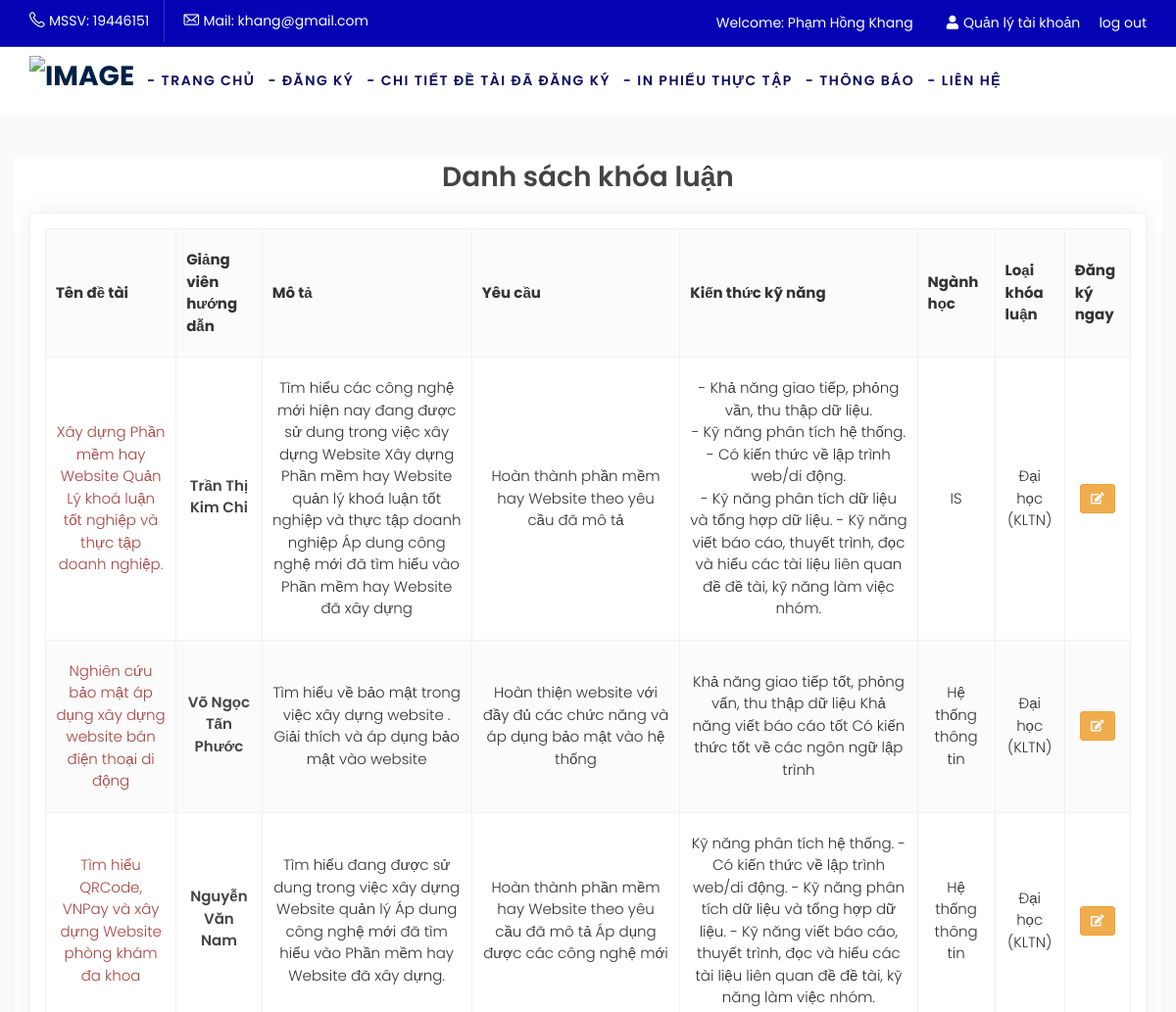
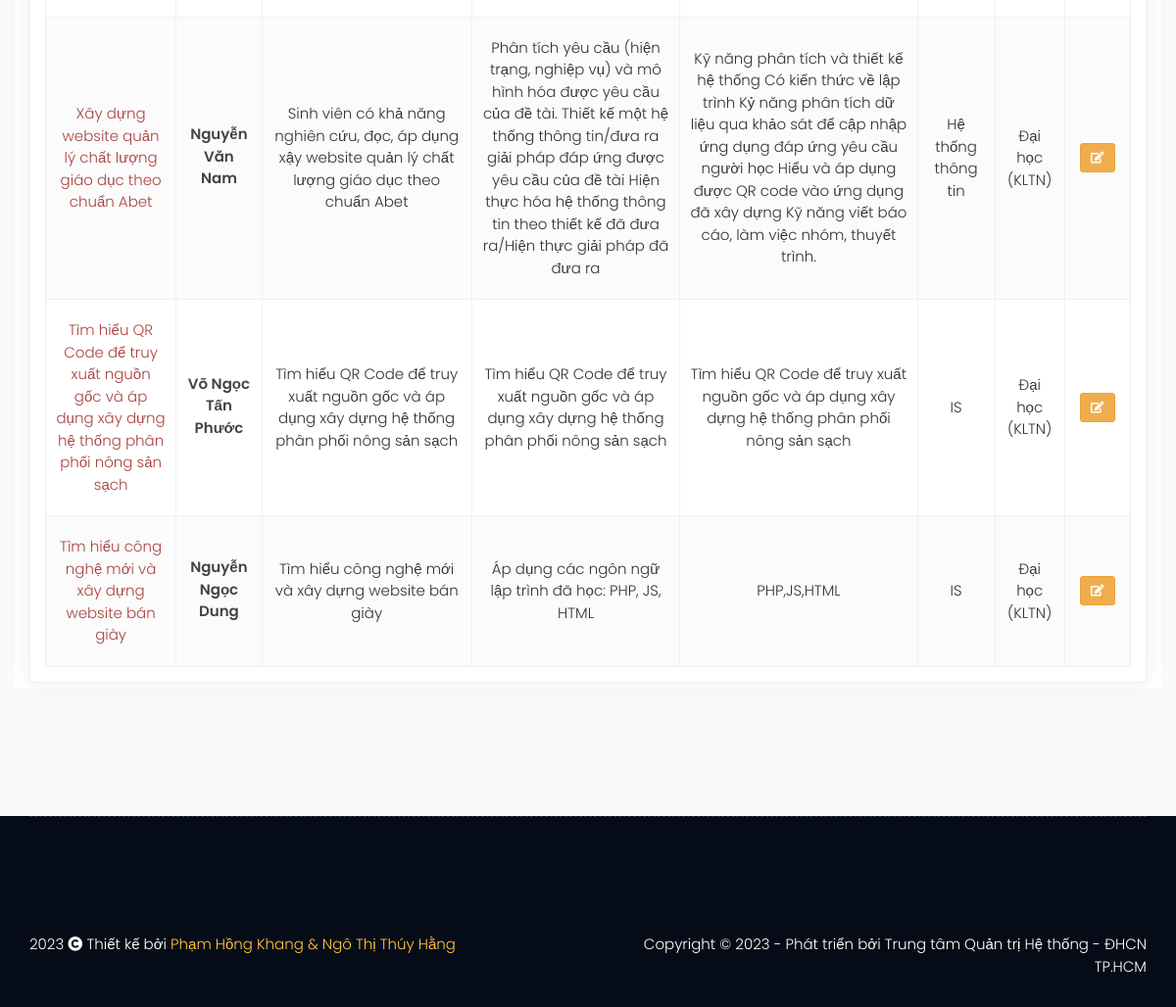
/index.php?option=registertopic (signed in), run on the app's committed database (2 pictures, top to bottom).
### tables this page shows
CREATE TABLE `thesistopic` (
  `ID` int NOT NULL,
  `Name` varchar(1000) DEFAULT NULL,
  `Instructors` varchar(200) DEFAULT NULL,
  `InstructorsID` int DEFAULT NULL,
  `Subject` varchar(220) DEFAULT NULL,
  `SubjectID` int DEFAULT NULL,
  `ThesisTopicType` varchar(220) DEFAULT NULL,
  `Description` varchar(1000) DEFAULT NULL,
  `Requirement` varchar(1000) NOT NULL,
  `SkillKnowledge` varchar(1000) NOT NULL,
  `ThesisTopicTypeID` int DEFAULT NULL,
  `Status` int DEFAULT NULL,
  `SupervisingTeacher` varchar(220) DEFAULT NULL,
  `SupervisingTeacherID` int DEFAULT NULL
);

### system/load.php (called while the page is built, shortened)
<?php
function loadComponent($page=true)
{
	$pathView='views/';
	if($page==true)
	{
		$pathView.='pages/';
		if(isset($_REQUEST['option']))
		{
			$pathView.=$_REQUEST['option'];
			if($_REQUEST['option']=='cart')
			{
				if(isset($_REQUEST['cat']))
				{
					$pathView.='-'.$_REQUEST['cat'].'.php';
				}
				else
				{
					$pathView.='.php';
				}
			}
			else
			{
				if(isset($_REQUEST['id']))
				{
					$pathView.='-detail.php';
				}
				else
				{
					if(isset($_REQUEST['cat']))
					{
						$pathView.='-category.php';
					}
					else
					{
						$pathView.='.php';
					}
				}
			}
		}
		else
		{
			$pathView.='home.php';
		}
	}
	require_once($pathView);
}
function loadModel($name)
{
	$model = ucfirst(strtolower($name));
	$pathView ='models/'.$model.'.php';
	return new $model;
}
?>

### index.php (called while the page is built, shortened)
<?php
require_once('system/Database.php');
require_once('system/load.php');
loadComponent();
 ?>

### system/Database.php (called while the page is built, shortened)
<?php
 class Database extends config
 {
 	function __construct()
 	{
 		$this->conn = mysqli_connect($this->DB_SERVER,$this->DB_USERNAME,$this->DB_PASSWORD,$this->DB_NAME);
 		mysqli_set_charset($this->conn,"utf8");
 	}
 	function TableName($name)
 	{
 		return $this->dbprefix.$name;
 	}
 	function QueryAll($sql)
 	{
 		$result=mysqli_query($this->conn, $sql);
 		$a=array();
 		while($row=mysqli_fetch_assoc($result))
 		{
 			$a[]=$row;
 		}
 		return $a;
 	}
 }
  ?>

### models/U_thesistopic.php (called while the page is built, shortened)
<?php
class u_thesistopic extends Database
{
	function __construct()
	{
		$this->table = $this->tablename('thesistopic');
	}
	function thesistopic_list($page='index')
	{
		if($page=='index')
		{
			$sql="SELECT * FROM $this->table WHERE ID != 0 AND Status = 1 AND ThesisTopicTypeID = 1 ORDER BY ID ASC";
		}
		else
		{
			$sql="SELECT * FROM $this->table WHERE Status = 2 AND ThesisTopicTypeID = 1";
		}
		return $this->QueryAll($sql);
	}
}
?>

### views/pages/registertopic.php (the view, shortened to what this page needs)
<?php
require_once('views/header.php');
require_once ('system/load.php');
require_once ('system/Database.php');
$category = loadModel('u_thesistopic');
$list=$category->thesistopic_list();
?>
<section class="flight-destinations">
	<div class="container bg-white">
		<div class="row">
			<div class="account-info-wrapper">
				<h2 style="text-align:center;">Danh sách khóa luận</h2>
			</div>
			<div class="col-md-12 col-sm-12">
				<div class="flight-table">
					<table>
						<thead>
							<tr>
								<th>Tên đề tài</th>
								<th>Giảng viên hướng dẫn</th>
								<th>Mô tả</th>
								<th>Yêu cầu</th>
								<th>Kiến thức kỹ năng</th>
								<th>Ngành học</th>
								<th>Loại khóa luận</th>
								<th>Đăng ký ngay</th>
							</tr>
						</thead>
						<tbody>
							<?php foreach($list as $row):?>
								<?php $id=$row['ID']; ?>
								<tr>
									<td class="text-center text-danger"><?php echo $row['Name']  ?></td>
									<td class="text-center"><h6><?php echo $row['Instructors']  ?></td>
										<td class="text-center"><?php echo $row['Description']  ?></td>
										<td class="text-center"><?php echo $row['Requirement']  ?></td>
										<td class="text-center"><?php echo $row['SkillKnowledge']  ?></td>
										<td class="text-center"><?php echo $row['Subject']  ?></td>
										<td class="text-center"><?php echo substr($row['ThesisTopicType'],0,30); ?></td></td>
										<td class="text-center">
											<a class="btn btn-sm btn-warning" href="index.php?option=thesistopic&cat=update&id=<?php echo $id; ?>" > <i class="text-white fas fa-edit"></i> </a>
										</td>
									</tr>
								<?php endforeach; ?>
							</tbody>
						</table>
					</div>
				</div>
			</div>
		</div>
	</section>
	<?php require_once('views/footer.php');  ?>

### public/Client/css/flight.css (style rules this page uses)
* { margin: 0; padding: 0; border: 0; outline: 0; font-size: 100%; background: transparent; box-sizing: border-box; }
header, nav, section, article, aside, footer { display: block; }
* { margin: 0; padding: 0; }
body { margin: 0; padding: 0; font-size: 15px; background:#fff; font-family: 'Poppins', sans-serif; line-height: 1.5; color: #333; font-weight: 300; }
h1,h2,h3,h4,h5,h6 { font-weight: 600; margin-bottom: 15px; color: #444444; margin-top: 0; line-height: 1.5; font-family: 'Poppins', sans-serif; }
h2 { font-size: 28px; }
h6 { font-size: 14px; }
a { color: #002147; transition: all ease-in-out 0.3s; }
section { padding: 80px 0 0px; }
table { border-collapse: collapse; width: 100%; }
thead { background: #fbfbfb; }
td, th { border: 1px solid #f1f1f1; text-align: left; padding:15px 10px; }
tr:nth-child(even) { background-color: #fbfbfb; }
.bg-white { background: #fff!important; }
section.flight-destinations { padding-bottom: 80px; }
.flight-table, .flight-head { border: 1px solid #f1f1f1; box-shadow: 0px 0px 20px #cccccc57; margin-bottom: 30px; padding: 15px; display: inline-block; width: 100%; }
.flight-table:last-child { margin: 0; }
.flight-table td, .flight-table th { padding: 20px 10px; }
.flight-table h6 { margin-bottom: 3px; }

### public/Client/css/cssNganLuong.css (style rules this page uses)
h5, h6 { font-size: 1em; }

### data on the page
thesistopic: Name "Xây dựng Phần mềm hay Website Quản Lý khoá luận tốt nghiệp và thực tập doanh nghiệp.", Instructors "Trần Thị Kim Chi", Description "Tìm hiểu các công nghệ mới hiện nay đang được sử dung trong việc xây dựng Website Xây dựng Phần mềm hay Website quản lý khoá luận tốt nghiệp và thực tập doanh nghiệp Áp dung công nghệ mới đã tìm hiểu vào Phần mềm hay Website đã xây dựng", Requirement "Hoàn thành phần mềm hay Website theo yêu cầu đã mô tả", SkillKnowledge "- Khả năng giao tiếp, phỏng vần, thu thập dữ liệu. - Kỹ năng phân tích hệ thống. - Có kiến thức về lập trình web/di động. - Kỹ năng phân tích dữ liệu và tổng hợp dữ liệu. - Kỹ năng viết báo cáo, thuyết trình, đọc và hiểu các tài liệu liên quan đề đề tài, kỹ năng làm việc nhóm.", Subject "IS", ThesisTopicType "Đại học (KLTN)"
thesistopic: Name "Nghiên cứu bảo mật áp dụng xây dựng website bán điện thoại di động", Instructors "Võ Ngọc Tấn Phước", Description "Tìm hiểu về bảo mật trong việc xây dựng website . Giải thích và áp dụng bảo mật vào website", Requirement "Hoàn thiện website với đầy đủ các chức năng và áp dụng bảo mật vào hệ thống", SkillKnowledge "Khả năng giao tiếp tốt, phỏng vấn, thu thập dữ liệu Khả năng viết báo cáo tốt Có kiến thức tốt về các ngôn ngữ lập trình", Subject "Hệ thống thông tin", ThesisTopicType "Đại học (KLTN)"
thesistopic: Name "Tìm hiểu QRCode, VNPay và xây dựng Website phòng khám đa khoa", Instructors "Nguyễn Văn Nam", Description "Tìm hiểu đang được sử dung trong việc xây dựng Website quản lý Áp dung công nghệ mới đã tìm hiểu vào Phần mềm hay Website đã xây dựng.", Requirement "Hoàn thành phần mềm hay Website theo yêu cầu đã mô tả Áp dụng được các công nghệ mới", SkillKnowledge "Kỹ năng phân tích hệ thống. - Có kiến thức về lập trình web/di động. - Kỹ năng phân tích dữ liệu và tổng hợp dữ liệu. - Kỹ năng viết báo cáo, thuyết trình, đọc và hiểu các tài liệu liên quan đề đề tài, kỹ năng làm việc nhóm.", Subject "Hệ thống thông tin", ThesisTopicType "Đại học (KLTN)"
thesistopic: Name "Xây dựng website quản lý chất lượng giáo dục theo chuẩn Abet", Instructors "Nguyễn Văn Nam", Description "Sinh viên có khả năng nghiên cứu, đọc, áp dụng xậy website quản lý chất lượng giáo dục theo chuẩn Abet", Requirement "Phân tích yêu cầu (hiện trạng, nghiệp vụ) và mô hình hóa được yêu cầu của đề tài. Thiết kế một hệ thống thông tin/đưa ra giải pháp đáp ứng được yêu cầu của đề tài Hiện thực hóa hệ thống thông tin theo thiết kế đã đưa ra/Hiện thực giải pháp đã đưa ra", SkillKnowledge "Kỹ năng phân tích và thiết kế hệ thống Có kiến thức về lập trình Kỷ năng phân tích dữ liệu qua khảo sát để cập nhập ứng dụng đáp ứng yêu cầu người học Hiểu và áp dụng được QR code vào ứng dụng đã xây dựng Kỹ năng viết báo cáo, làm việc nhóm, thuyết trình.", Subject "Hệ thống thông tin", ThesisTopicType "Đại học (KLTN)"
thesistopic: Name "Tìm hiểu QR Code để truy xuất nguồn gốc và áp dụng xây dựng hệ thống phân phối nông sản sạch", Instructors "Võ Ngọc Tấn Phước", Description "Tìm hiểu QR Code để truy xuất nguồn gốc và áp dụng xây dựng hệ thống phân phối nông sản sạch", Requirement "Tìm hiểu QR Code để truy xuất nguồn gốc và áp dụng xây dựng hệ thống phân phối nông sản sạch", SkillKnowledge "Tìm hiểu QR Code để truy xuất nguồn gốc và áp dụng xây dựng hệ thống phân phối nông sản sạch", Subject "IS", ThesisTopicType "Đại học (KLTN)"
thesistopic: Name "Tìm hiểu công nghệ mới và xây dựng website bán giày", Instructors "Nguyễn Ngọc Dung", Description "Tìm hiểu công nghệ mới và xây dựng website bán giày", Requirement "Áp dụng các ngôn ngữ lập trình đã học: PHP, JS, HTML", SkillKnowledge "PHP,JS,HTML", Subject "IS", ThesisTopicType "Đại học (KLTN)"

### other printed values
$_SESSION['customer_username'] "19446151"
$_SESSION['customer_email'] "khang@gmail.com"
$_SESSION['customer_fullname'] "Phạm Hồng Khang"
